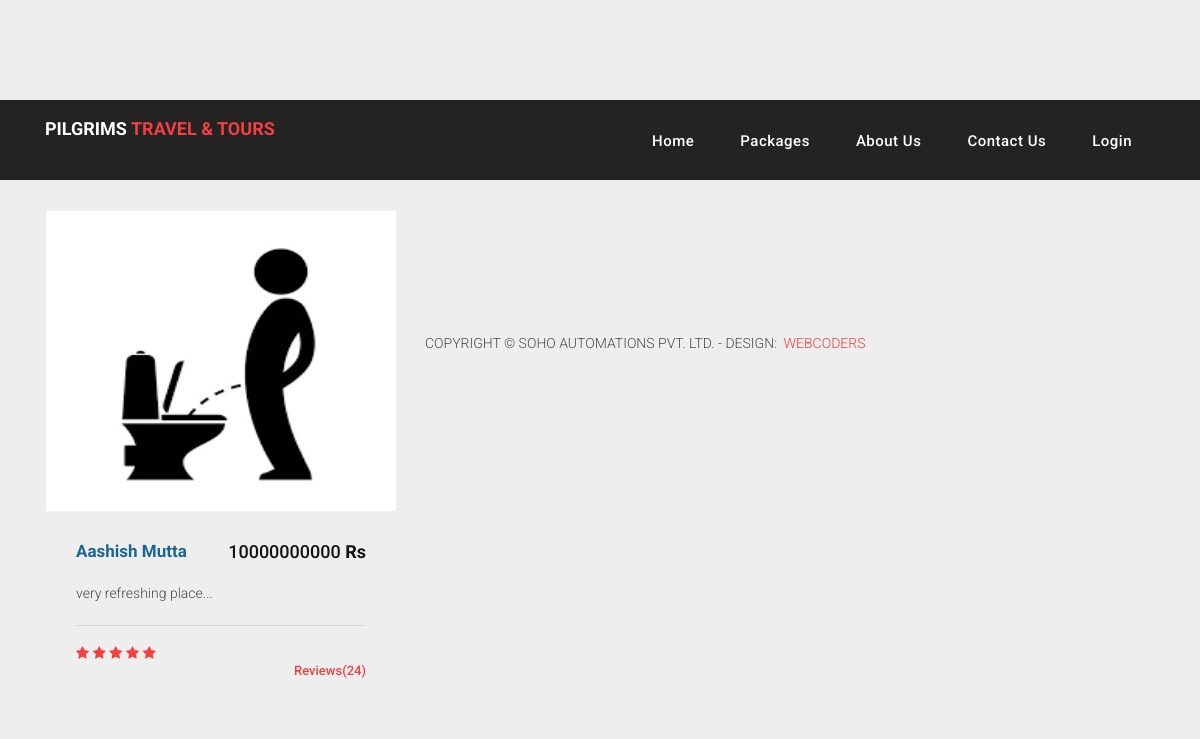
/home/categories/historical-landmark, run on an earlier commit of the app's database.
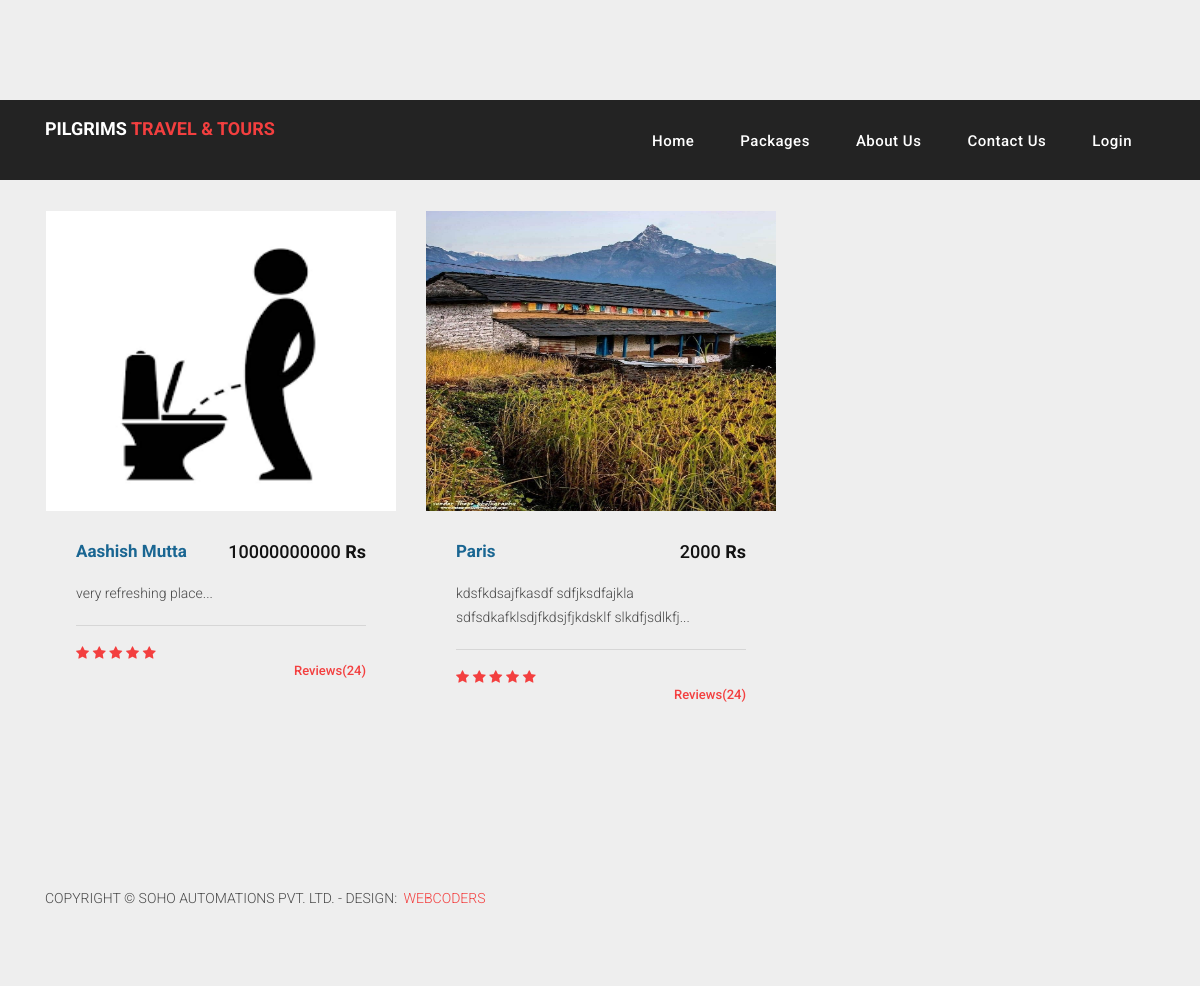
And on a later commit of the database.
### Products_Details/models.py (models this page shows, shortened)
class Destination(models.Model):
    title=models.CharField(max_length=100)
    description=models.TextField()
    image1=models.ImageField(upload_to='product_image',default='default.jpg')
    image2=models.ImageField(upload_to='product_image',default='default.jpg')
    image3 = models.ImageField(upload_to='product_image',default='default.jpg')
    feature_image=models.ImageField(upload_to='product_image', default='default.jpg')
    other_details=models.TextField(null=True,blank=True)
    number_of_people=models.IntegerField(null=True,blank=True)
    price=models.IntegerField(null=True,blank=True)
    guide=models.BooleanField(default=True)
    categories=models.ManyToManyField(Add_category, null=True, blank=True)
    additional_feature=models.ManyToManyField(Add_Feature,null=True,blank=True)
    slug=models.SlugField(null=True,blank=True,unique=True)
    def get_absolute_url(self):
        return reverse('detail_view', kwargs={'slug': self.slug})

### Home/views.py (the view)
# urls.py: path('categories/<slug:slug>',categoricalSorting, name='categories'),
def categoricalSorting(request, slug):
    posts=Destination.objects.filter(categories__slug=slug)
    return render(request, 'Home/categorial.html',{'posts':posts})

### Templates/Home/categorial.html (shortened to what this page needs)
{% extends 'base.html' %}
{% load static %}
{% block home %}
<div class="latest-products">
    <div class="container">
        <div class="row">
            <div class="col-md-12">
                <div class="section-heading">
                    <h2>Categories: </h2>
                    <a href="products.html">view all products </a>
                </div>
            </div>
            {% for items in posts %}
            <div class="col-lg-4 d-flex align-items-stretch">
                <div class="product-item">
                    <a href="{{items.get_absolute_url}}"><img src="/media/{{items.feature_image}}" alt="Images"
                            style="width:350px;height:300px;"></a>
                    <div class="down-content">
                        <a href="{{items.get_absolute_url}}">
                            <h4><b>{{items.title}}</b></h4>
                        </a>
                        <h6>{{items.price}}<b> Rs</b></h6>
                        <p>{{items.description|slice:":200" }}...</p>
                        <hr>
                        <ul class="stars">
                            <li><i class="fa fa-star"></i></li>
                            <li><i class="fa fa-star"></i></li>
                            <li><i class="fa fa-star"></i></li>
                            <li><i class="fa fa-star"></i></li>
                            <li><i class="fa fa-star"></i></li>
                        </ul>
                        <span>Reviews(24)</span>
                    </div>
                </div>
            </div>
            {% endfor %}
            {% endblock home %}

What changed in the data, as far as the page shows it:
added Destination: feature_image (placeholder picture), title "Paris", price "2000", description "kdsfkdsajfkasdf sdfjksdfajkla sdfsdkafklsdjfkdsjfjkdsklf slkdfjsdlkfj"
